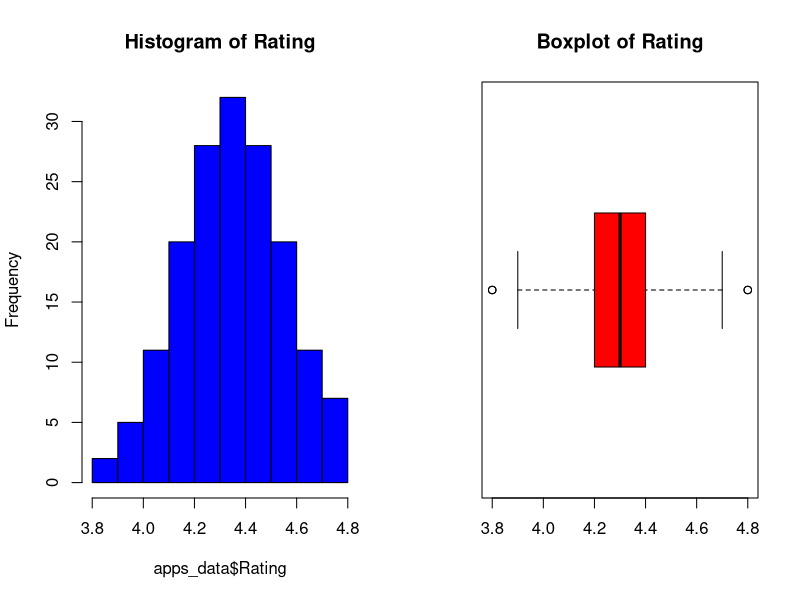
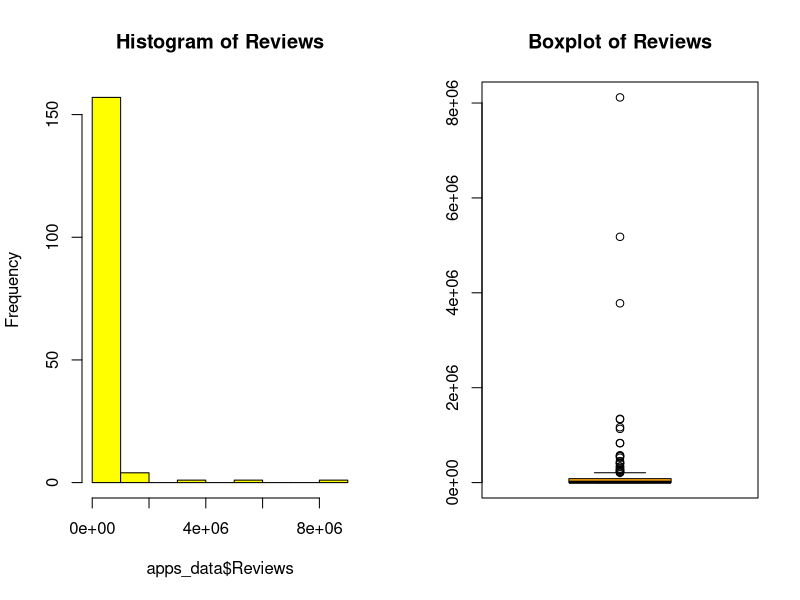
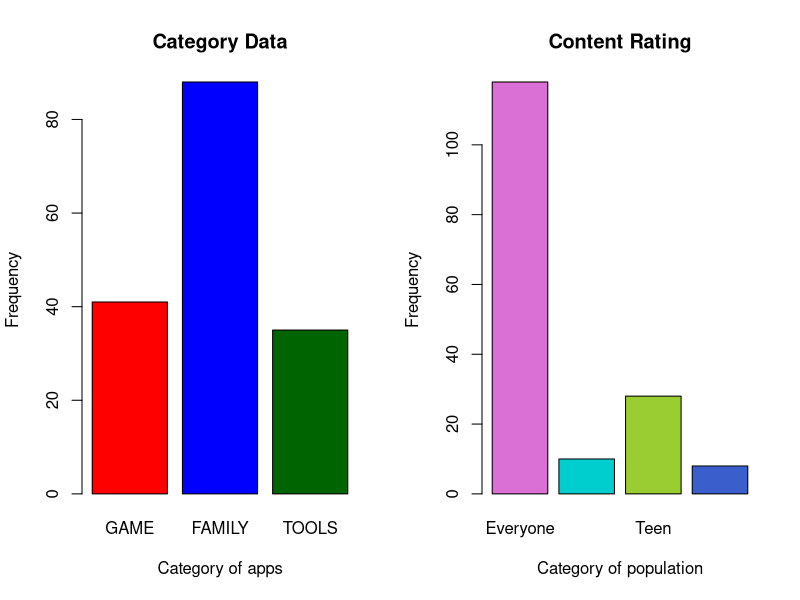
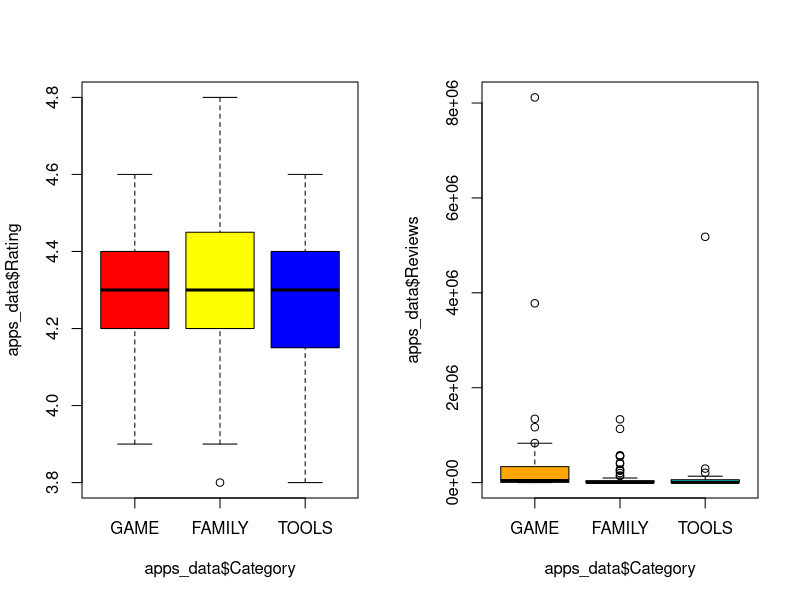
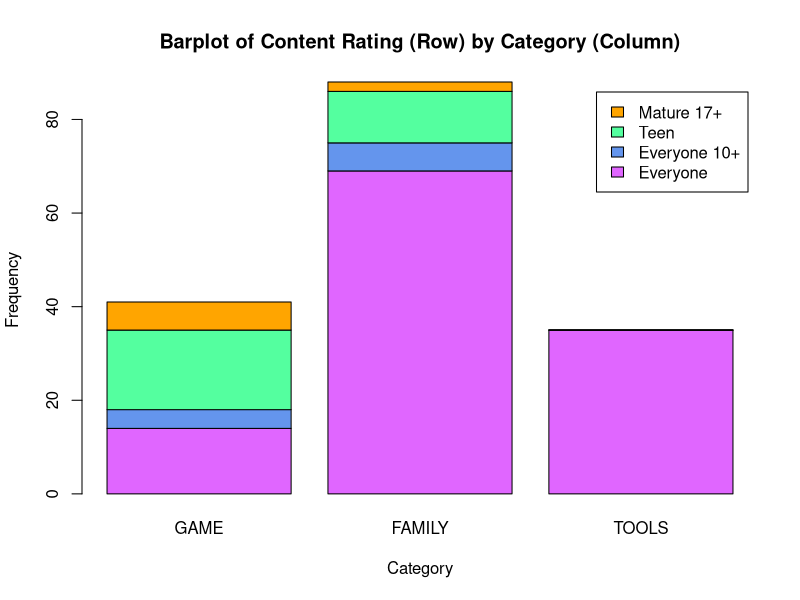
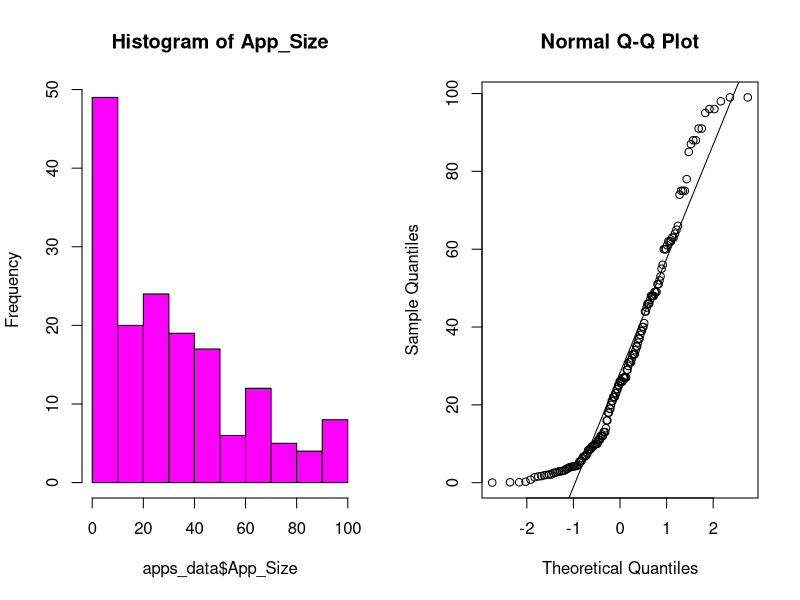
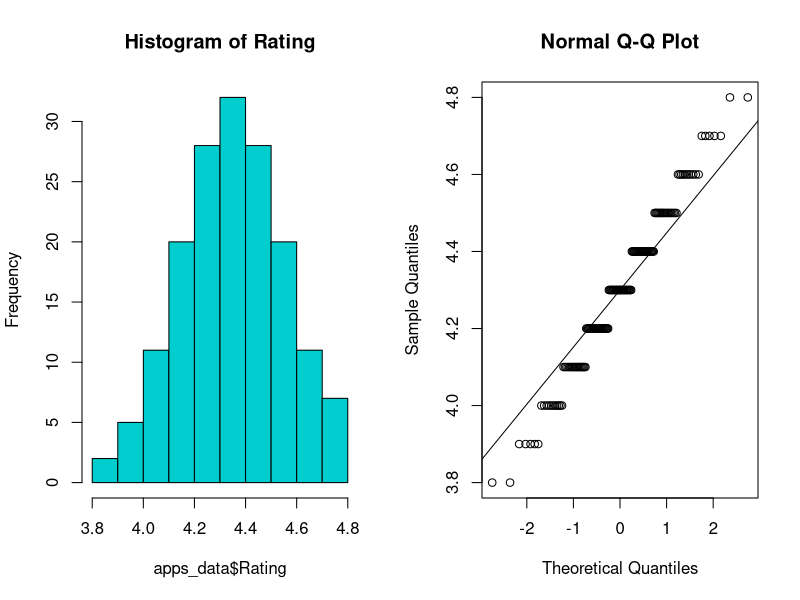
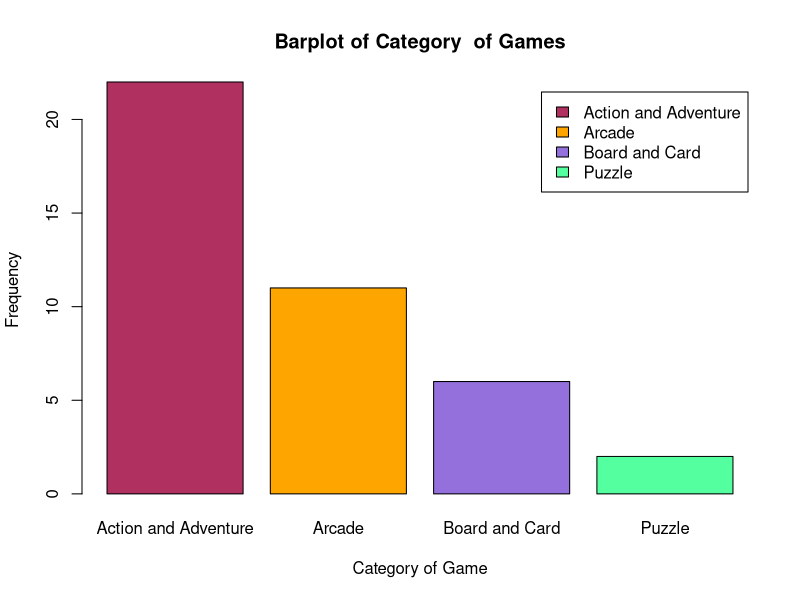

Write the R code that produced these figures, in order.
## ---- chunk 1
setwd("C:/Users/vital/Desktop/UNIVERISTY/STAT 382/PROJECT/PROJECT1")

apps_data <- read.csv("apps_data.csv", header = TRUE)

TI_Fivenum <- function(dataset){
  x <- sort(dataset)
  n <- length(x)
  if(n %% 2 == 1){Q <- fivenum(x[-(n+1)/2])[c(2,4)]}
  if(n %% 2 == 0){Q <- fivenum(x)[c(2,4)]}
  minimum <- min(x)
  med <- median(x)
  maximum <- max(x)
  result <- as.data.frame(list(min = minimum, Q1 = Q[1], median = med, Q3 = Q[2], max = maximum))
  return(result)
}


## ---- chunk 2
par(mfrow = c(1,2))
hist(apps_data$Rating, right = FALSE, main = "Histogram of Rating", col = "blue" )
boxplot(apps_data$Rating, main= "Boxplot of Rating", col = "red", horizontal = TRUE)
par(mfrow = c(1,1))
## ---- chunk 3
summary(apps_data$Rating)  
## ---- chunk 4
par(mfrow = c(1,2))
hist(apps_data$Reviews, right = FALSE, main = "Histogram of Reviews", col = "yellow" )
boxplot(apps_data$Reviews, main= "Boxplot of Reviews", col = "orange")
par(mfrow = c(1,1))

## ---- chunk 5
TI_Fivenum(apps_data$Reviews)  

## ---- chunk 6
apps_data$Category <- factor(apps_data$Category, ordered = TRUE, levels = c("GAME", "FAMILY", "TOOLS"))

apps_data$Content.Rating <- factor(apps_data$Content.Rating, ordered = TRUE, levels = c("Everyone","Everyone 10+", "Teen", "Mature 17+"))

table_category <-table(apps_data$Category)
table_content.rating <- table(apps_data$Content.Rating)


par(mfrow = c(1,2))
barplot(table_category, xlab= "Category of apps", ylab= "Frequency", col = c("red", "blue","darkgreen"), main = "Category Data")
barplot(table_content.rating, xlab= "Category of population", ylab= "Frequency", col = c("orchid", "cyan3","yellowgreen", "royalblue3"), main = "Content Rating") 
par(mfrow = c(1,1)) 


## ---- chunk 7
TI_Fivenum(table_category)
## ---- chunk 8
TI_Fivenum(table_content.rating)
## ---- chunk 9
par(mfrow = c(1,2))
boxplot(apps_data$Rating~apps_data$Category, col = c("red", "yellow","blue"))
boxplot(apps_data$Reviews~apps_data$Category, col = c("orange", "pink","cyan3"))
par(mfrow = c(1,1))
## ---- chunk 10
tapply(apps_data$Rating, apps_data$Category, summary)
## ---- chunk 11
tapply(apps_data$Reviews, apps_data$Category, summary)
## ---- chunk 12
table_conrating_by_category1 <-table(apps_data$Content.Rating, apps_data$Category)


barplot(table_conrating_by_category1,ylab= "Frequency",xlab="Category", main = "Barplot of Content Rating (Row) by Category (Column)", col = c("mediumorchid1","cornflowerblue", "seagreen1","orange"), legend.text = TRUE)

## ---- chunk 13
skew <-function(x) {
  m3 <- sum((x-mean(x)) ^ 3) / length(x)
  m3/(sd(x)^3)
}
kurt <-function(x) {
  m4 <- sum( (x-mean(x))^4 )/ length(x)
  m4/ (sd(x) ^ 4)
}


## ---- chunk 14
par(mfrow = c(1,2))
hist(apps_data$App_Size, right = FALSE, col= "magenta", main = "Histogram of App_Size")
qqnorm(apps_data$App_Size)
qqline(apps_data$App_Size)
par(mfrow = c(1,1))

## ---- chunk 15
shapiro.test(apps_data$App_Size)
## ---- chunk 16
par(mfrow = c(1,2))
hist(apps_data$Rating, right = FALSE, col= "cyan3", main = "Histogram of Rating")
qqnorm(apps_data$Rating)
qqline(apps_data$Rating)
par(mfrow = c(1,1))
## ---- chunk 17
shapiro.test(apps_data$Rating)
## ---- chunk 18
game_data <- apps_data[apps_data$Category == 'GAME', ]

game_data$Genre <- factor(game_data$Genre )
table_game<-table(game_data$Genre)

## ---- chunk 19
barplot(table_game, xlab= "Category of Game", ylab= "Frequency", col = c("maroon", "orange","mediumpurple", "seagreen1"), main = "Barplot of Category  of Games", legend.text = TRUE)
## ---- chunk 20
game_data$Size_Tier[game_data$App_Size < 27 ] <-"Small"
game_data$Size_Tier[game_data$App_Size >= 27 & game_data$App_Size < 63] <-"Moderate"
game_data$Size_Tier[game_data$App_Size >=63 ] <-"Large"
game_data$Size_Tier <-factor(game_data$Size_Tier, ordered = TRUE, levels = c("Small","Moderate","Large"))
table_size2 <-table(game_data$Size_Tier, game_data$Genre)

## ---- chunk 21
barplot(table_size2,ylab= "Frequency of Size of Tier",xlab= "Category of Game", col = c("yellow", "springgreen3","orchid3"), beside = TRUE, legend.text = TRUE)
